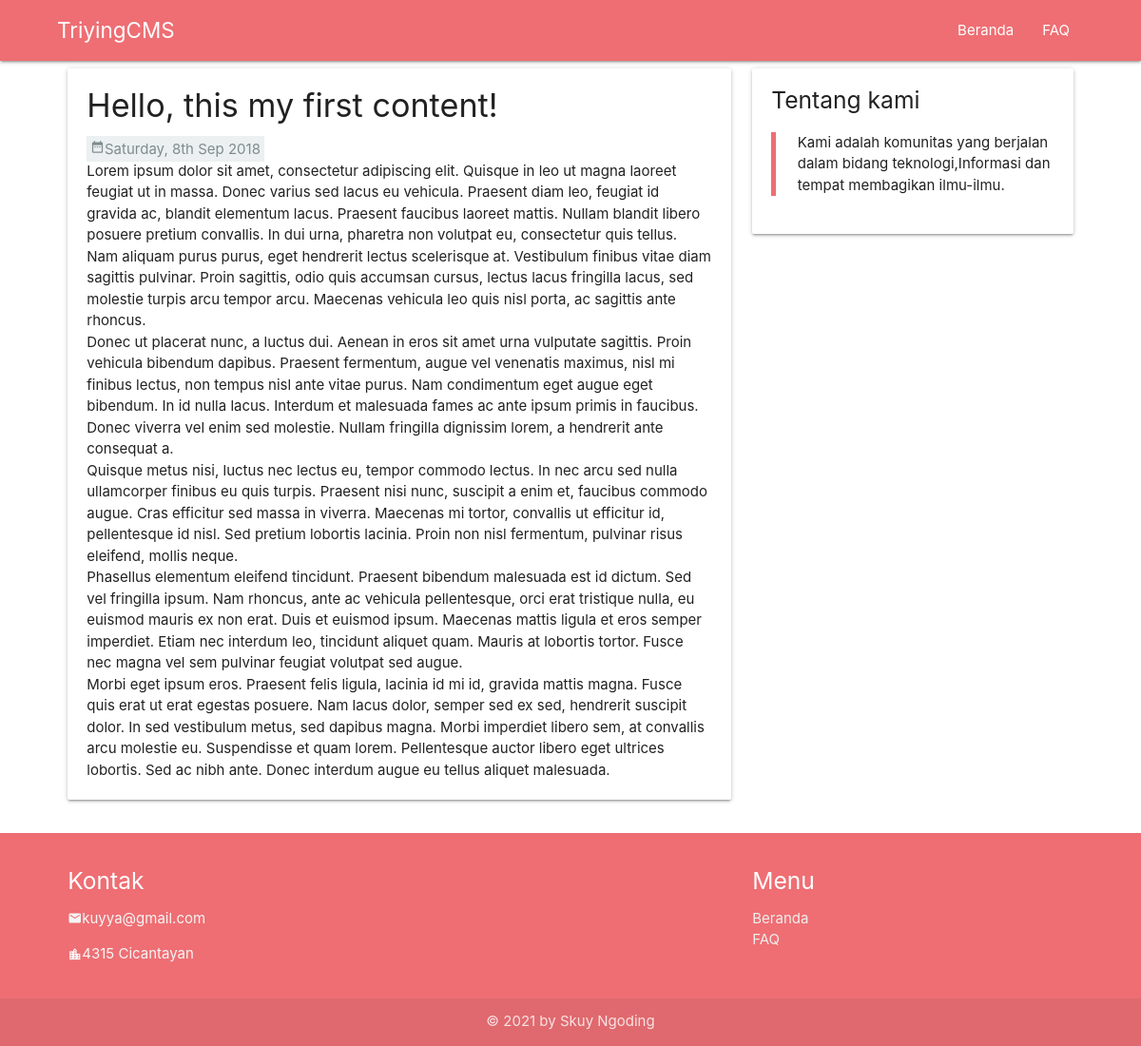
The app's page /index.php?page=article&id=1 with its own data.
### tables this page shows
CREATE TABLE `articles` (
  `id` int(11) NOT NULL AUTO_INCREMENT,
  `title` varchar(50) NOT NULL,
  `content` text NOT NULL,
  `date` timestamp NOT NULL DEFAULT current_timestamp() ON UPDATE current_timestamp(),
  PRIMARY KEY (`id`)
);

### assets/includes/database.php (called while the page is built, shortened)
<?php
  class dataBase {
    protected $host     = 'localhost';
    protected $database = 'tryingCMS';
    protected $user     = 'root';
    protected $password = '';
    function __construct() {
      try {
        $this->conn = new PDO("mysql:host=$this->host;dbname=$this->database", $this->user, $this->password);
      } catch (PDOException $e) {
        echo $e->getMessage();
      }
    }
  }
  class article extends data{
    public function getData($id) {
      try {
        $query   = 'SELECT * FROM articles WHERE id = :id';
        $result  = $this->conn->prepare($query);
        $params  = array(
          ':id' => $id,
        );
        $result->execute($params);
      } catch (\Exception $e) {
        echo $e->getMessage();
      } finally {
        return $result->fetch();
      }
    }
  }
?>

### page/article.php (the view)
<?php
  if(isset($_GET['id'])) {
    $id = $_GET['id'];
    $data = $articles->getData($id);
?>
    <div class="card">
      <div class="card-content">
        <h4><?php echo $data['title']; ?></h4>
        <span class="header-content"><i class="tiny material-icons">date_range</i><?php echo date('l, jS M Y', strtotime($data['date'])); ?></span>
        <p><?php echo $data['content']; ?></p>
      </div>
    </div>
<?php
  } else {
    header('Location: index.php');
    exit();
  }
?>

### records on screen
articles: title "Hello, this my first content!", date "Saturday, 8th Sep 2018", content "Lorem ipsum dolor sit amet, consectetur adipiscing elit. Quisque in leo ut magna laoreet feugiat ut in massa. Donec varius sed lacus eu vehicula. Praesent diam leo, feugiat id gravida ac, blandit elementum lacus. Praesent faucibus laoreet mattis. Nullam blandit libero posuere pretium convallis. In dui urna, pharetra non volutpat eu, consectetur quis tellus. Nam aliquam purus purus, eget hendrerit lectus scelerisque at. Vestibulum finibus vitae diam sagittis pulvinar. Proin sagittis, odio quis accumsan cursus, lectus lacus fringilla lacus, sed molestie turpis arcu tempor arcu. Maecenas vehicula leo quis nisl porta, ac sagittis ante rhoncus. Donec ut placerat nunc, a luctus dui. Aenean in…"

### other values on screen
Date('Y') "2021"
